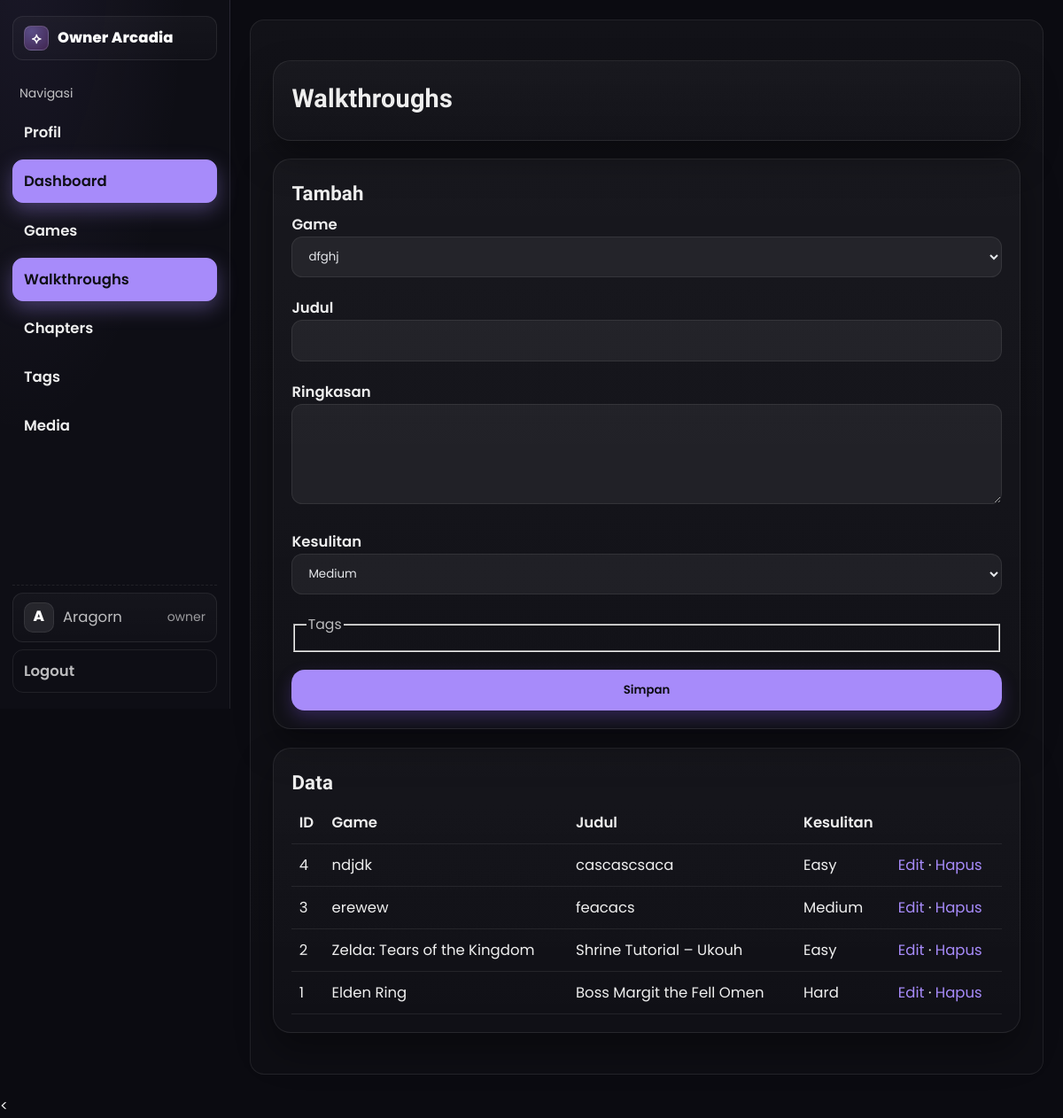
/public/admin/walkthroughs.php (signed in), run on the app's committed database.
### tables this page shows
CREATE TABLE `walkthroughs` (
  `id` int(11) NOT NULL,
  `game_id` int(11) NOT NULL,
  `title` varchar(150) NOT NULL,
  `overview` text DEFAULT NULL,
  `difficulty` enum('Easy','Medium','Hard') DEFAULT 'Medium',
  `created_at` datetime NOT NULL DEFAULT current_timestamp(),
  `updated_at` datetime DEFAULT NULL
);

CREATE TABLE `games` (
  `id` int(11) NOT NULL,
  `title` varchar(150) NOT NULL,
  `genre` varchar(80) DEFAULT NULL,
  `platform` varchar(80) DEFAULT NULL,
  `release_year` int(11) DEFAULT NULL,
  `image_url` varchar(255) DEFAULT NULL,
  `description` text DEFAULT NULL
);

### lib/db.php (called while the page is built, shortened)
<?php
function db_all($mysqli, $sql, $params = [], $types = '')
{
  $stmt = $mysqli->prepare($sql);
  $stmt->execute();
  $res = $stmt->get_result();
  $rows = $res ? $res->fetch_all(MYSQLI_ASSOC) : [];
  return $rows;
}
?>

### lib/helpers.php (called while the page is built, shortened)
<?php
function e($s)
{
  return htmlspecialchars((string) $s, ENT_QUOTES, 'UTF-8');
}
?>

### public/admin/walkthroughs.php (the view, shortened to what this page needs)
<?php
require_once __DIR__ . '/_header.php';
require_once __DIR__ . '/../../lib/db.php';
$action = $_GET['action'] ?? 'list';
$games = db_all($mysqli, "SELECT id,title FROM games ORDER BY title ASC");
$allTags = db_all($mysqli, "SELECT id,name FROM tags ORDER BY name ASC");
echo '<div class="card"><h1>Walkthroughs</h1>';
echo '</div>';
if ($action === 'edit') {
  $id = (int) ($_GET['id'] ?? 0);
  $w = db_one($mysqli, "SELECT * FROM walkthroughs WHERE id=?", [$id], 'i');
  if (!$w) {
    echo '<div class="card">Data tidak ditemukan</div>';
    require __DIR__ . '/_footer.php';
    exit;
  }
  $selected = db_all($mysqli, "SELECT tag_id FROM walktag WHERE walk_id=?", [$id], 'i');
  $selectedIds = array_column($selected, 'tag_id');
  echo '<div class="card"><h2>Edit</h2><form method="post" class="grid">';
  csrf_field();
  echo '<input type="hidden" name="id" value="' . $w['id'] . '"/>';
  echo '<label>Game<select name="game_id">';
  foreach ($games as $g) {
    $sel = $g['id'] == $w['game_id'] ? 'selected' : '';
    echo '<option value="' . $g['id'] . '" ' . $sel . '>' . e($g['title']) . '</option>';
  }
  echo '</select></label>';
  echo '<label>Judul<input class="input" name="title" value="' . e($w['title']) . '"></label>';
  echo '<label>Ringkasan<textarea name="overview" rows="4">' . e($w['overview']) . '</textarea></label>';
  echo '<label>Kesulitan<select name="difficulty">';
  foreach (['Easy', 'Medium', 'Hard'] as $d) {
    $sel = $d === $w['difficulty'] ? 'selected' : '';
    echo '<option ' . $sel . '>' . $d . '</option>';
  }
  echo '</select></label>';
  echo '<fieldset><legend class="small">Tags</legend>';
  foreach ($allTags as $t) {
    $chk = in_array($t['id'], $selectedIds) ? 'checked' : '';
    echo '<label style="display:inline-flex;gap:.4rem;align-items:center;margin:.2rem 1rem .2rem 0">';
    echo '<input type="checkbox" name="tags[]" value="' . $t['id'] . '" ' . $chk . '> <span>' . e($t['name']) . '</span>';
    echo '</label>';
  }
  echo '</fieldset>';
  echo '<button class="btn">Simpan</button> <a class="btn gray" href="walkthroughs.php">Batal</a>';
  echo '<input type="hidden" name="action" value="update"></form></div>';
} else {
  echo '<div class="card"><h2>Tambah</h2><form method="post" action="walkthroughs.php?action=create" class="grid">';
  echo '<label>Game<select name="game_id">';
  foreach ($games as $g) {
    echo '<option value="' . $g['id'] . '">' . e($g['title']) . '</option>';
  }
  echo '</select></label>';
  echo '<label>Judul<input class="input" name="title"></label>';
  echo '<label>Ringkasan<textarea name="overview" rows="4"></textarea></label>';
  echo '<label>Kesulitan<select name="difficulty"><option>Easy</option><option selected>Medium</option><option>Hard</option></select></label>';
  echo '<fieldset><legend class="small">Tags</legend>';
  echo '</fieldset>';
  echo '<button class="btn">Simpan</button>';
  echo '</form></div>';
}
$rows = db_all($mysqli, "
  SELECT w.id, w.title, w.difficulty, g.title AS game
  FROM walkthroughs w
  JOIN games g ON g.id=w.game_id
  ORDER BY w.id DESC
");
echo '<div class="card"><h2>Data</h2><table class="table"><tr><th>ID</th><th>Game</th><th>Judul</th><th>Kesulitan</th><th></th></tr>';
foreach ($rows as $r) {
  echo '<tr><td>' . $r['id'] . '</td><td>' . e($r['game']) . '</td><td>' . e($r['title']) . '</td><td>' . e($r['difficulty']) . '</td>';
  echo '<td><a href="walkthroughs.php?action=edit&id=' . $r['id'] . '">Edit</a> · <a href="walkthroughs.php?action=delete&id=' . $r['id'] . '" onclick="return confirm(\'Hapus?\')">Hapus</a></td></tr>';
}
echo '</table></div>';
require_once __DIR__ . '/_footer.php';
?>

### assets/styles.css (style rules this page uses)
:root { --font-body: 'Poppins', system-ui, -apple-system, 'Segoe UI', Roboto, Ubuntu, 'Helvetica Neue', Arial, 'Noto Sans', sans-serif; --font-heading: 'Rajdhani', system-ui, -apple-system, 'Segoe UI', Roboto, Ubuntu, 'Helvetica Neue', Arial, 'Noto Sans', sans-serif; }
:root { --bg1: #0b0b10; --bg2: #160b2e; --card: #0f1020; --text: #e5e7eb; --muted: #9ca3af; --primary: #8b5cf6; --accent: #a78bfa; --ring: rgba(139, 92, 246, .25); --border: rgba(255, 255, 255, .08); --container: 1320px; --gutter: 1.5rem; }
* { box-sizing: border-box }
html, body { height: 100% }
body { margin: 0; font-family: Inter, system-ui, -apple-system, Segoe UI, Roboto, Ubuntu, "Helvetica Neue", Arial, "Noto Sans", sans-serif; color: var(--text); background: linear-gradient(160deg, var(--bg2) 0%, #0a0617 35%, #050509 70%, #000 100%); background-attachment: fixed; }
.card { background: linear-gradient(180deg, rgba(255, 255, 255, .03), rgba(255, 255, 255, .01)); border: 1px solid var(--border); border-radius: 18px; box-shadow: 0 20px 40px rgba(0, 0, 0, .35); padding: 1rem; margin: 1rem 0 }
h1, h2, h3 { margin: .25rem 0 .5rem }
h1 { font-size: 1.75rem; letter-spacing: .2px }
h2 { font-size: 1.35rem }
a { color: var(--primary); text-decoration: none }
.btn { display: inline-block; background: var(--primary); color: #0b0b10; padding: .65rem 1.05rem; border-radius: .9rem; border: 1px solid transparent; cursor: pointer; font-weight: 600; box-shadow: 0 8px 18px rgba(139, 92, 246, .25); }
:root { --input-bg: rgba(255, 255, 255, .06); }
.input, select, textarea { width: 100%; padding: .7rem .85rem; background: var(--input-bg); color: var(--text); border: 1px solid var(--border); border-radius: .75rem; outline: none; color-scheme: dark; }
.input::placeholder { color:#a1a1aa }
.grid { display: grid; gap: 1rem }
.table { width: 100%; border-collapse: collapse }
.table th, .table td { border-bottom: 1px solid var(--border); padding: .6rem .5rem; text-align: left }
.small { font-size: .95rem; color: var(--muted) }
:root { --container: 1320px; --gutter: 1.5rem; }
html { font-size: 16.5px; }
body { line-height: 1.6; }
.card { padding: 1.25rem !important; margin: 1.25rem 0 !important; border-radius: 20px !important; }
.grid { gap: 1.25rem !important; }
body, input, button, select, textarea, a, p, li, td, .small { font-family: var(--font-body) !important; font-weight: 400; line-height: 1.65; -webkit-font-smoothing: antialiased; -moz-osx-font-smoothing: grayscale; }
.nav-link, .nav-cta, .btn, label, th { font-family: var(--font-body) !important; font-weight: 600 !important; }
h1, h2, h3 { font-family: var(--font-heading) !important; font-weight: 700 !important; letter-spacing: .2px; line-height: 1.2; }
::placeholder { font-family: var(--font-body); }
.table, .badge, .kbd, code, pre { font-feature-settings: "lnum" 1, "tnum" 1; }
:root { --nav-height: 64px; }
html { scroll-behavior: smooth; }

### public/admin/_header.php (style rules this page uses)
:root { --bg:#0e0e15; --panel:linear-gradient(180deg,rgba(255,255,255,.03),rgba(255,255,255,.015)); --border:rgba(255,255,255,.08); --muted:rgba(255,255,255,.72); --primary:#a78bfa; --ring:rgba(167,139,250,.35); }
html,body { height:100% }
body { background:#0b0b11;color:#eee }

### data on the page
walkthroughs: id "4", game.title "ndjdk", title "cascascsaca", difficulty "Easy"
walkthroughs: id "3", game.title "erewew", title "feacacs", difficulty "Medium"
walkthroughs: id "2", game.title "Zelda: Tears of the Kingdom", title "Shrine Tutorial – Ukouh", difficulty "Easy"
walkthroughs: id "1", game.title "Elden Ring", title "Boss Margit the Fell Omen", difficulty "Hard"

### other printed values
mb_strtoupper(mb_substr($userName,0,1)) "A"
$userName "Aragorn"
$userRole "owner"
form field game_id "dfghj"
